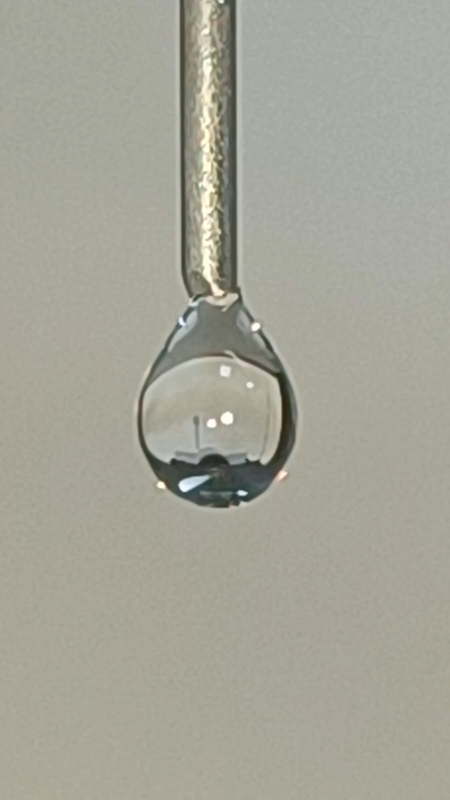
#> input picture python/water.jpg, 899 x 1599 px, found by its file name (shown at 1/2 size)
$ python Calibration.py
#> lines starting #> are read from the running program, lines starting #| are printed output that depends on the picture; after the words box and inside, x2 and y2 are one past the last pixel; in counts of white or black regions, pixels touching at a corner belong together
### python/Thresholds.py
import cv2
import os
import numpy as np
import matplotlib.pyplot as plt
from pathlib import Path
from matplotlib.widgets import Slider
# from ADB_extractor import image_retrieval_from_phone

# Global list to keep track of the contour plot objects
contour_lines = []

# [83 lines left out: functions log_thresholds, update, on_close, get_latest_file, load_latest_image_path, not called in this run]

def get_threshes(image):

    # Convert the image to grayscale
    gray_image = cv2.cvtColor(image, cv2.COLOR_BGR2GRAY)

    # Create a matplotlib figure
    fig, ax = plt.subplots(figsize=(10, 6))
    plt.subplots_adjust(bottom=0.25)

    # Display the image
    ax.imshow(cv2.cvtColor(image, cv2.COLOR_BGR2RGB))
    ax.set_title('Adjust the Canny Thresholds')

    # Add sliders for adjusting the lower and upper threshold values
    ax_slider_lower = plt.axes([0.1, 0.01, 0.65, 0.03], facecolor='lightgoldenrodyellow')
    slider_lower = Slider(ax_slider_lower, 'Lower Threshold', 0, 255, valinit=100, valstep=1)

    ax_slider_upper = plt.axes([0.1, 0.06, 0.65, 0.03], facecolor='lightgoldenrodyellow')
    slider_upper = Slider(ax_slider_upper, 'Upper Threshold', 0, 255, valinit=200, valstep=1)

    # Attach the update function to the sliders
    slider_lower.on_changed(lambda val: update(val, slider_lower, slider_upper, ax, fig, image, gray_image))
    slider_upper.on_changed(lambda val: update(val, slider_lower, slider_upper, ax, fig, image, gray_image))


    # Connect the close event to log the final thresholds
    fig.canvas.mpl_connect('close_event', lambda event: on_close(event, slider_lower, slider_upper))
    # Access the current figure's Tkinter window
    canvas = plt.gcf().canvas
    tk_window = canvas.manager.window
    # Set the window size and position using Tkinter's geometry method
    tk_window.geometry("960x540+0+0")  # Position at (0, 0) with size 960x540
    # Show the plot
    plt.show()

# [7 lines left out: function Threshold, not called in this run]

### python/Calibration.py
import os
import cv2
import numpy as np
import matplotlib.pyplot as plt
from scipy.interpolate import interp1d
from pathlib import Path
# from ADB_extractor import image_retrieval_from_phone
from Thresholds import get_threshes
ref_point = []
cropping = False

# File path to save the data
file_path = "Calibration_result.txt"
with open(file_path, "w") as file:
    file.write("Calibration started...\n")
# [50 lines left out: function crop_image, not called in this run]
# Function to resize the image to fit within the screen
def resize_to_fit_screen(image, screen_width=1920, screen_height=1080):
    """
    Resizes the image to fit within the screen dimensions while maintaining the aspect ratio.

    Args:
        image: The input image to resize.
        screen_width: Maximum width of the screen.
        screen_height: Maximum height of the screen.

    Returns:
        Resized image and the scale factor.
    """
    h, w = image.shape[:2]
    scale = min(screen_width / w, screen_height / h)
    if scale < 1:  # Resize only if the image is larger than the screen
        resized_image = cv2.resize(image, (int(w * scale), int(h * scale)), interpolation=cv2.INTER_AREA)
        return resized_image, scale
    return image, 1.0  # Return the original image if no resizing is needed

# Function to allow the user to crop the image
def get_cropped_image(image):
    '''
    Allows the user to interactively crop the input image using OpenCV.

    Args:
        image: Input image to be cropped.

    Returns:
        Cropped portion of the image or the original image if cropping is skipped.
    '''
    global ref_point

    if image is None:
        with open(file_path, "a") as file:
            file.write("Input image is None. Please provide a valid image.\n")
        raise ValueError("Input image is None. Please provide a valid image.")

    # Resize the image to fit the screen
    resized_image, scale = resize_to_fit_screen(image)

    clone = resized_image.copy()

    # Set up the window and set the mouse callback function for cropping
    cv2.namedWindow("Crop Image")
    # Move the window (x, y position on screen)
    cv2.moveWindow("Crop Image", 0 , 0)
    cv2.setMouseCallback("Crop Image", crop_image, param=clone)

    # Display the image and wait for cropping
    while True:
        cv2.imshow("Crop Image", clone)
        key = cv2.waitKey(1) & 0xFF

        # Press 'r' to reset cropping
        if key == ord("r"):
            ref_point = []  # Clear previous ROI points
            # clone = image.copy()  # Reset the clone to the original image
            print("Reset cropping selection.")
            with open(file_path, "a") as file:
                file.write("Reset cropping selection.\n")

        # Press 'c' to confirm the crop and break the loop
        elif key == ord("c") and len(ref_point) == 2:
            print("Cropping confirmed.")
            cropping =True
            with open(file_path, "a") as file:
                file.write("Cropping confirmed.\n")
            break

        # Press 'n' to skip cropping
        elif key == ord("n"):
            cv2.destroyAllWindows()  # Close the window
            return image  # Return the original image without cropping

        # Check if the window is closed
        if cv2.getWindowProperty("Crop Image", cv2.WND_PROP_VISIBLE) < 1:
            print("Window closed.")
            with open(file_path, "a") as file:
                file.write("Window closed.\n")
            cv2.destroyAllWindows()
            return image  # Return the original image without cropping

    # Close the cropping window after confirmation
    cv2.destroyAllWindows()

    # Crop the selected area
    if len(ref_point) == 2:
        x0, y0 = int(ref_point[0][0] / scale), int(ref_point[0][1] / scale)
        x1, y1 = int(ref_point[1][0] / scale), int(ref_point[1][1] / scale)
        # Get the coordinates in correct order
        x0, x1 = min(x0, x1), max(x0, x1)
        y0, y1 = min(y0, y1), max(y0, y1)

        if x0 == x1 or y0 == y1:
            with open(file_path, "a") as file:
                file.write("Cropping region must have a non-zero area.\n")
            raise ValueError("Cropping region must have a non-zero area.")

        cropped_image = image[y0:y1, x0:x1]
        return cropped_image
    else:
        return image
def read_last_thresholds(file_path2='thresholds_log.txt'):
    """Reads the last logged thresholds from the file."""
    try:
        with open(file_path2, 'r') as file:
            lines = file.readlines()
            # If the file is not empty, get the last line
            if lines:
                last_line = lines[-1].strip()
                # Extract the values of lower and upper thresholds
                lower_threshold = int(last_line.split('Final Lower Threshold: ')[1].split(',')[0])
                upper_threshold = int(last_line.split('Final Upper Threshold: ')[1].split(',')[0])
                return lower_threshold, upper_threshold
            else:
                print("No thresholds found in the file.")
                with open(file_path, "a") as file:
                    file.write("No thresholds found in the file.\n")
                return None, None
    except FileNotFoundError:
        print("Thresholds log file not found.")
        with open(file_path, "a") as file:
            file.write("Thresholds log file not found.\n")
        return None, None

def preprocess_image(image_path):
    '''
    Preprocess the input image by reading, converting to grayscale,
    applying Gaussian blur, and detecting edges using Canny.

    Parameters:
        image_path (str): Path to the input image file.

    Returns:
        tuple: Edges image and original image.

    Raises:
        FileNotFoundError: If the image cannot be loaded.
        ValueError: If the provided path is not a valid image file.
    '''
    try:
        image = cv2.imread(image_path)

        if image is None:
            with open(file_path, "a") as file:
                file.write(f"Could not load image from path: {image_path}\n")
            raise FileNotFoundError(f"Could not load image from path: {image_path}")
        global cropped_image
        cropped_image = get_cropped_image(image)
        image = cropped_image
        get_threshes(image)
        gray = cv2.cvtColor(image, cv2.COLOR_BGR2GRAY)
        blurred = cv2.GaussianBlur(gray, (5, 5), 0)
        lower_threshold, upper_threshold = read_last_thresholds()
        if lower_threshold is not None and upper_threshold is not None:
            edges = cv2.Canny(blurred, lower_threshold, upper_threshold)
        else:
            edges = cv2.Canny(blurred, 50, 150)
        return edges, image
    except Exception as e:
        with open(file_path, "a") as file:
            file.write(f"Error in preprocessing image: {e}\n")
        raise ValueError(f"Error in preprocessing image: {e}")

def find_contour(edges):
    '''
    Identify contours in the edge-detected image and select the largest contour.

    Parameters:
        edges (numpy.ndarray): Edge-detected image.

    Returns:
        tuple: All contours and the largest contour.

    Raises:
        ValueError: If no contours are found.
    '''
    # Find contours in the edges image
    contours, _ = cv2.findContours(edges, cv2.RETR_TREE, cv2.CHAIN_APPROX_SIMPLE)

    if not contours:
        with open(file_path, "a") as file:
            file.write("No contours found in the edge-detected image.\n")
        raise ValueError("No contours found in the edge-detected image.")

    all_points = np.vstack(contours)  # Stack all contour points into one array
    contour = all_points.reshape(-1, 2)
    return contours, contour

def measure_diameters(contour):
    '''
    Calculate the maximum diameter (d_e) and secondary diameter (d_s) of a drop.

    Parameters:
        contour (numpy.ndarray): Largest contour points.

    Returns:
        tuple: Maximum diameter (d_e), secondary diameter (d_s),
               left and right points at y-level for d_s.

    Raises:
        ValueError: If contour data is not in expected format.
    '''
    try:
        # Get the points in the contour
        points = np.squeeze(contour)
        if points.ndim != 2 or points.shape[1] != 2:
            with open(file_path, "a") as file:
                file.write("Contour points are not in the expected format.\n")
            raise ValueError("Contour points are not in the expected format.")
        # Split the x and y coordinates
        x = points[:, 0]
        y = points[:, 1]

        # Perform interpolation (linear interpolation)
        f_x = interp1d(np.arange(len(x)), x, kind='linear', fill_value="extrapolate")
        f_y = interp1d(np.arange(len(y)), y, kind='linear', fill_value="extrapolate")

        # Generate new set of points
        new_x = f_x(np.linspace(0, len(x)-1, num=500))  # 500 points for smoother curve
        new_y = f_y(np.linspace(0, len(y)-1, num=500))
        # points = np.vstack((new_x, new_y)).T
        # Find the leftmost and rightmost points for d_e
        left_point = points[np.argmin(points[:, 0])]
        right_point = points[np.argmax(points[:, 0])]
        d_e = np.linalg.norm(right_point - left_point)

        # Find the lowest point
        bottom_point = points[np.argmax(points[:, 1])]

        # Find the y-coordinate d_e units above the bottom point
        y_above = bottom_point[1] - d_e

        # Find the points within a small range around y_above
        tolerance = 3  # Adjust this value as needed
        points_at_y_above = points[(points[:, 1] >= y_above - tolerance) & (points[:, 1] <= y_above + tolerance)]


        if len(points_at_y_above) == 0:
            print("No points found at y = bottom_y - d_e level.")
            with open(file_path, "a") as file:
                file.write("No points found at y = bottom_y - d_e level.\n")
            return d_e, None, None, None

        left_point_at_y = points_at_y_above[np.argmin(points_at_y_above[:, 0])]
        right_point_at_y = points_at_y_above[np.argmax(points_at_y_above[:, 0])]
        d_s = np.linalg.norm(right_point_at_y - left_point_at_y)
        return d_e, d_s, left_point_at_y, right_point_at_y
    except Exception as e:
        with open(file_path, "a") as file:
            file.write(f"Error in measuring diameters: {e}\n")
        raise ValueError(f"Error in measuring diameters: {e}")

def calculate_needle_diameter(image, blur_kernel=(5, 5)):
    '''
    Calculate the diameter of the needle using edge detection and contour analysis.

    Parameters:
        image (numpy.ndarray): Input image in BGR format.
        blur_kernel (tuple): Gaussian blur kernel size.
        canny_thresholds (tuple): Canny edge detection thresholds.

    Returns:
        tuple: Diameter of the needle in pixels and its key points.

    Raises:
        ValueError: If no contours are found or contour format is incorrect.
    '''
    try:
        # Step 1: Convert the image to grayscale
        gray = cv2.cvtColor(image, cv2.COLOR_BGR2GRAY)

        # Step 2: Apply Gaussian blur to reduce noise
        blurred = cv2.GaussianBlur(gray, blur_kernel, 0)

        # Step 3: Perform edge detection using Canny
        lower_threshold, upper_threshold = read_last_thresholds()
        if lower_threshold is not None and upper_threshold is not None:
            edges = cv2.Canny(blurred, lower_threshold, upper_threshold)
        else:
            edges = cv2.Canny(blurred, 50, 150)

        # Step 4: Find contours
        contours, _ = cv2.findContours(edges, cv2.RETR_EXTERNAL, cv2.CHAIN_APPROX_SIMPLE)

        if not contours:
            with open(file_path, "a") as file:
                file.write("No contours found. Check the image quality or adjust parameters.\n")
            raise ValueError("No contours found. Check the image quality or adjust parameters.")

        # Step 5: Use the largest contour to determine the needle diameter
        all_points = np.vstack(contours)  # Stack all contour points into one array
        largest_contour = all_points.reshape(-1, 2)
        points = np.squeeze(largest_contour)

        if points.ndim != 2 or points.shape[1] != 2:
            with open(file_path, "a") as file:
                file.write("Contour points are not in the expected format.\n")
            raise ValueError("Contour points are not in the expected format.")

        # Step 6: Find the 10th point from the top based on the y-coordinate
        sorted_points = sorted(points, key=lambda x: x[1])  # Sort by y-coordinate
        tenth_point = sorted_points[0]  # 10th point from the top (index 9)
        y_level = tenth_point[1]  # Use the y-coordinate of this point as the reference

        # Step 7: Find leftmost and rightmost points at this y-level
        leftmost_point = None
        rightmost_point = None

        for point in points:
            if point[1] == y_level:  # Check if the point is at the specified height
                if leftmost_point is None or point[0] < leftmost_point[0]:
                    leftmost_point = point
                if rightmost_point is None or point[0] > rightmost_point[0]:
                    rightmost_point = point

        # Step 8: Calculate the needle diameter
        if leftmost_point is None or rightmost_point is None:
            with open(file_path, "a") as file:
                file.write("Could not find leftmost or rightmost points at the specified height.\n")
            raise ValueError("Could not find leftmost or rightmost points at the specified height.")

        diameter = np.linalg.norm(np.array(rightmost_point) - np.array(leftmost_point))
        return diameter,leftmost_point,rightmost_point
    except Exception as e:
        with open(file_path, "a") as file:
            file.write(f"Error in calculating needle diameter: {e}\n")
        raise ValueError(f"Error in calculating needle diameter: {e}")


def calculate_corrected_needle_diameter(d_e, d_s, d_n):
    '''
    Calculate corrected needle diameter using measured diameters and known parameters.

    Parameters:
        d_e (float): Maximum diameter of the drop in pixels.
        d_s (float): Secondary diameter of the drop in pixels.
        d_n (float): diameter of the needle in pixels.

    Returns:
        float: Corrected needle diameter in mm.
    '''
    # H = ((d_s/d_e)**2.4898)/(0.35)  # correction coefficient H
    try:
        C_n_d= (((21.292282)*(d_s**2.49)*(d_n**2))/(d_e**4.49))**0.5
        return C_n_d
    except ZeroDivisionError:
        with open(file_path, "a") as file:
            file.write("Maximum diameter (d_e) must not be zero.\n")
        raise ValueError("Maximum diameter (d_e) must not be zero.")
    except Exception as e:
        with open(file_path, "a") as file:
            file.write(f"Error in calibrating: {e}\n")
        raise ValueError(f"Error in calibrating: {e}")

def main(image_path):
    '''
    Main function to process an image, measure diameters,
    calculate corrected needle diameter

    Parameters:
        image_path (str): Path to the input image file.
    '''
    edges, image = preprocess_image(image_path)
#> in preprocess_image, image is the input picture: shape (1599, 899, 3); mean B, G, R 151.5, 164.2, 164.9
#> in resize_to_fit_screen, `resized_image = cv2.resize(image, (int(w * scale), int(h * scale)), in..`:
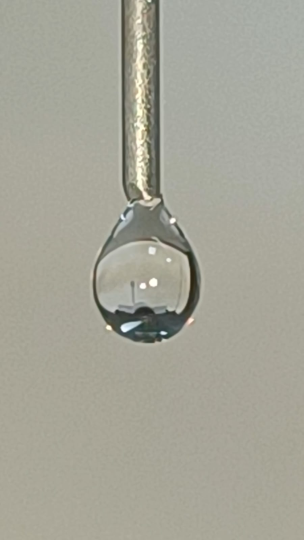
#> resized_image: shape (1080, 607, 3) (shown at 1/2 size); mean B, G, R 151.5, 164.2, 164.9
#> in get_cropped_image, `resized_image, scale = resize_to_fit_screen(image)`: scale = 0.675
#> (key Esc is pressed here)
#> in get_threshes, `plt.show()`:
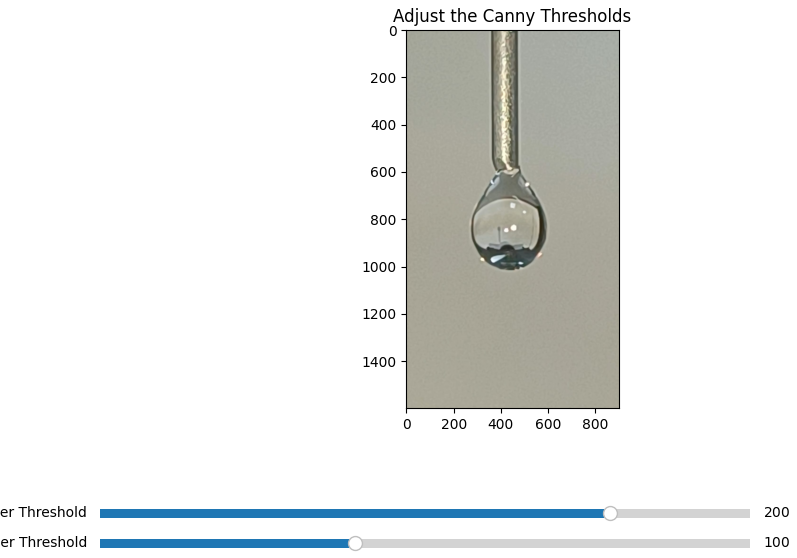
#> figure drawn by matplotlib, 3 panels
#> (reads python/thresholds_log.txt from the repository)
#> in preprocess_image, `edges = cv2.Canny(blurred, lower_threshold, upper_threshold)`:
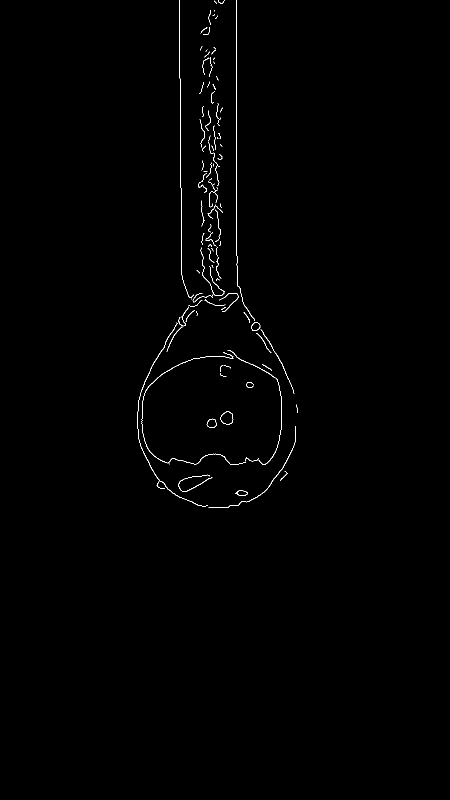
#> edges: shape (1599, 899) (shown at 1/2 size); 0.46% white in thin lines or dots, all inside (x1, y1, x2, y2) = (275, 0, 596, 1016)
    contours, contour = find_contour(edges)
#> in find_contour, `contours, _ = cv2.findContours(edges, cv2.RETR_TREE, cv2.CHAIN_APPROX_..`: contours = 114 contours, 95 with area under 20; largest, box (x1, y1, x2, y2) and area: (441, 823, 467, 850) 490, (441, 823, 467, 850) 470, (413, 837, 433, 856) 259, (413, 837, 433, 856) 246, (503, 645, 521, 662) 220
#> in find_contour, `all_points = np.vstack(contours)`: all_points = contour of 4519 points, box (x1, y1, x2, y2) (275, 0, 596, 1016), area 28095
#> in find_contour, `contour = all_points.reshape(-1, 2)`: contour = 4519 pairs, first value 275 to 595, second value 0 to 1015
    de, ds, left_point_at_y, right_point_at_y = measure_diameters(contour)
#> in measure_diameters, `points = np.squeeze(contour)`: points has the same summary as contour in find_contour
#> in measure_diameters, `x = points[:, 0]`: x = 4519 values, max 595 at index 811, min 275 at index 1995, mean 424.3
#> in measure_diameters, `y = points[:, 1]`: y = 4519 values, max 1015 at index 576, min 0 at index 4304, mean 628.4
#> in measure_diameters, `new_x = f_x(np.linspace(0, len(x)-1, num=500))`: new_x = 500 values, max 587.1 at index 75, min 276.5 at index 250, mean 424.4
#> in measure_diameters, `new_y = f_y(np.linspace(0, len(y)-1, num=500))`: new_y = 500 values, max 1014 at index 64, min 0.405 at index 488, mean 627.4
#> in measure_diameters, `left_point = points[np.argmin(points[:, 0])]`: left_point = [275, 823]
#> in measure_diameters, `right_point = points[np.argmax(points[:, 0])]`: right_point = [595, 825]
#> in measure_diameters, `d_e = np.linalg.norm(right_point - left_point)`: d_e = 320
#> in measure_diameters, `bottom_point = points[np.argmax(points[:, 1])]`: bottom_point = [455, 1015]
#> in measure_diameters, `y_above = bottom_point[1] - d_e`: y_above = 695
#> in measure_diameters, `points_at_y_above = points[(points[:, 1] >= y_above - tolerance) & (po..`: points_at_y_above = 38 pairs, first value 327 to 545, second value 692 to 697
#> in measure_diameters, `left_point_at_y = points_at_y_above[np.argmin(points_at_y_above[:, 0])]`: left_point_at_y = [327, 695]
#> in measure_diameters, `right_point_at_y = points_at_y_above[np.argmax(points_at_y_above[:, 0])]`: right_point_at_y = [545, 696]
#> in measure_diameters, `d_s = np.linalg.norm(right_point_at_y - left_point_at_y)`: d_s = 218
#> de = 320; ds = 218; left_point_at_y = [327, 695]; right_point_at_y = [545, 696]
    if ds is None:
        print("No points found at y = bottom_y - d_e level")
        with open(file_path, "a") as file:
            file.write("No points found at y = bottom_y - d_e level\n")
        return

    needle_diameter,nlp,nrp=calculate_needle_diameter(image)
#> in calculate_needle_diameter, `contours, _ = cv2.findContours(edges, cv2.RETR_EXTERNAL, cv2.CHAIN_APP..`: contours = 111 contours, 95 with area under 20; largest, box (x1, y1, x2, y2) and area: (441, 823, 467, 850) 490, (413, 837, 433, 856) 259, (503, 645, 521, 662) 220, (275, 645, 416, 1013) 126, (417, 852, 592, 1016) 84
#> in calculate_needle_diameter, `all_points = np.vstack(contours)`: all_points = contour of 4437 points, box (x1, y1, x2, y2) (275, 0, 596, 1016), area 29051
#> in calculate_needle_diameter, `largest_contour = all_points.reshape(-1, 2)`: largest_contour = 4437 pairs, first value 275 to 595, second value 0 to 1015
#> in calculate_needle_diameter, `points = np.squeeze(largest_contour)`: points has the same summary as largest_contour
#> in calculate_needle_diameter, `sorted_points = sorted(points, key=lambda x: x[1])`: sorted_points has the same summary as largest_contour
#> in calculate_needle_diameter, `tenth_point = sorted_points[0]`: tenth_point = [472, 0]
#> in calculate_needle_diameter, `y_level = tenth_point[1]`: y_level = 0
#> the loop in calculate_needle_diameter, `for point in points:` made 4437 passes
#> point on passes 1 to 3: [479, 980], [478, 981], [477, 981]
#> after the loop in calculate_needle_diameter, `for point in points:`: leftmost_point = [359, 0]; rightmost_point = [472, 0]
#> in calculate_needle_diameter, `diameter = np.linalg.norm(np.array(rightmost_point) - np.array(leftmos..`: diameter = 113
#> needle_diameter = 113; nlp = [359, 0]; nrp = [472, 0]
    corrected_needle_diameter = calculate_corrected_needle_diameter(de,ds,needle_diameter)
#> in calculate_corrected_needle_diameter, `C_n_d= (((21.292282)*(d_s**2.49)*(d_n**2))/(d_e**4.49))**0.5`: C_n_d = 1.01
#> corrected_needle_diameter = 1.01

    # Create the text content
    text_content = (
        f"Corrected diameter of the needle after calibration: {corrected_needle_diameter/1000} m\n"
    )

    # Write the data to a text file
    with open(file_path, "w") as file:
        file.write(text_content)

# [50 lines left out: functions get_latest_file, load_latest_image_path, calibration, not called in this run]

# [5 lines of commented-out code are left out]
image_path = r"C:\Users\Prem\OneDrive - IIT Delhi\Desktop\GitHub\S.U.R.A.-2024\python\water.jpg"
# image_path = r"C:\Users\Prem\OneDrive - IIT Delhi\Desktop\GitHub\S.U.R.A.-2024\python\chloroform.jpg"

main(image_path)
